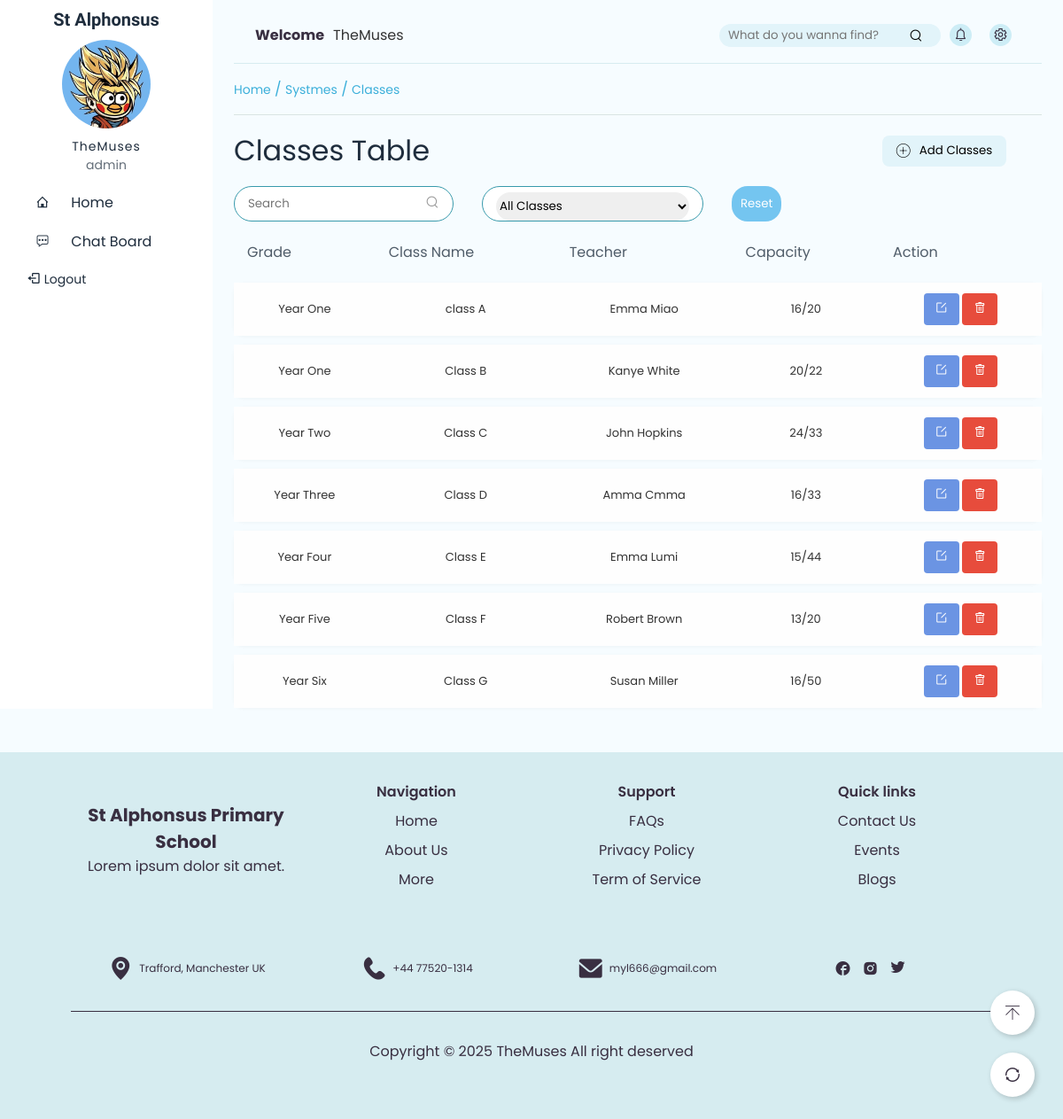
Screenshot of /user/classes.php (signed in) with the database file from the repository.
### tables this page shows
CREATE TABLE `classes` (
  `class_id` int(11) NOT NULL,
  `class_name` varchar(30) NOT NULL,
  `capacity` int(30) NOT NULL,
  `teacher_id` int(11) NOT NULL,
  `Grade` enum('Reception Year','Year One','Year Two','Year Three','Year Four','Year Five','Year Six') NOT NULL
);

### user/common/table.php (the view, shortened to what this page needs)
<?php
function exist($str){
  return isset($str) ? $str : "";
}
require "./common/header.php";
?>
<div class="titles">
    <a href="index.php">Home</a> /
    <a href="#">Systmes</a> /
    <span> <?php echo $title; ?></span>
</div>
<?php
if(($_SESSION['role']==='teacher' && $table_name==='students') ||
   ($_SESSION['role']==='parent' && $table_name==='students') ||
   ($_SESSION['role']==='student' && $table_name==='parents')
){
?>
<div class="students-container">
    <?php
    foreach($rows as $row){
        if(isset($row['kid number']) && $row['kid_number'] <2){
        ?>
        <button id="insert" class="insert-new-kid">
            <i class="iconfont icon-add"></i>
            Bind New Kid
        </button>
        <?php
        }
        ?>
        <div class="student-card" data-id="<?php echo $row[$tableID] ?>" data-tableName="<?php echo $table_name ?>" data-tableID="<?php echo $tableID ?>">
            <div class="top">
                <div class="left">
                    <img src="<?= $_SESSION['role']==='student' ? "../public/img/parent.jpeg" : '../public/img/student.jpg' ?>" alt="profile photo">
                </div>
                <div class="right">
                    <?php
                    foreach($table as $k=>$v){
                    ?>
                    <div class="items">
                        <div class="label"><?php echo $v ?></div>
                        <span><?php
                        if(!empty($row[$k])){
                            if($row[$k]==='Male'){
                                echo "<i class='iconfont icon-male'></i>";
                            }elseif($row[$k]==='Female'){
                                echo "<i class='iconfont icon-female'></i>";
                            }else{
                                echo $row[$k];
                            }
                        }else{
                            echo "None";
                        }
                        ?></span>
                    </div>
                    <?php
                    }
                    ?>
                </div>
            </div>
            <?php if(($_SESSION['role']==='teacher' && $table_name==='students') ||
                     ($_SESSION['role']==='parent' && $table_name==='students') ||
                     ($_SESSION['role']==='student' && $table_name==='parents')
            ){ ?>
            <div class="bottom">
                <?php
                $card_title=$role_card=$guardiant="";
                if($_SESSION['role']==='teacher'){
                    $card_title="Parent Contact Information";
                    $role_card="parent-card";
                    $guardiant='parents';
                }elseif($_SESSION['role']==='parent'){
                    $card_title="Teacher Contact Information";
                    $role_card="teacher-card";
                    $guardiant='teachers';
                }
                ?>
                <p><?= $card_title ?></p>
                <div class="parent-shell">
                    <?php
                    if (!empty($row['parents'])) {
                        foreach($row['parents'] as $parent) {
                            ?>
                            <div class="<?= $role_card ?>">
                                <?php
                                foreach($fields2 as $k=>$v){
                                    ?>
                                    <div class="item">
                                        <div class="parent-label"><?php echo $v ?></div>
                                        <span><?= !empty($parent[$k]) ? $parent[$k] : 'None' ?></span>
                                    </div>
                                    <?php
                                }
                                ?>
                            </div>
                            <?php
                        }
                    } elseif(isset($row['teacher_name'])){
                        foreach($fields2 as $k=>$v){
                            ?>
                            <div class="<?= $role_card ?>">
                                <div class="item">
                                    <div class="parent-label"><?php echo $v ?></div>
                                    <span><?= !empty($row[$k]) ? $row[$k] : 'None' ?></span>
                                </div>
                            </div>
                            <?php
                        }
                    }elseif($_SESSION['role']==='student' && $table_name==='parents'){
                        foreach($fields2 as $k=>$v){
                            ?>
                            <div class="teacher-card">
                                <div class="item">
                                    <div class="parent-label"><?php echo $v ?></div>
                                    <span><?= !empty($row[$k]) ? $row[$k] : 'None' ?></span>
                                </div>
                            </div>
                            <?php
                        }
                    } else {
                        echo "<div class='parent-card none'>This student doesn\'t bind any $guardiant</div>";
                    }
                    ?>
                </div>
            </div>
            <?php } ?>
        </div>
    <?php
    }
    ?>
</div>
<?php
  }
  else{
    ?>
    <div class="table">
      <div class="head">
        <div class="table-title">
            <?php echo $title ." Table"; ?>
        </div>
        <div class="add-new <?php if($_SESSION['role']!='admin' || $table_name==='borrowed_book') echo 'no' ?>">
          <button id="insert">
            <i class="iconfont icon-add "></i>
            Add <?php echo $title; ?>
          </button>
        </div>
      </div>
        <?php
        if($_SESSION['role']==='admin'){
        ?>
        <form action="<?= $table_name!=='borrowed_book' ? $table_name.'.php' : 'library.php' ?>" method="GET" class="search-form">
          <div class="search-box ">
            <input type="text" name="search" placeholder="Search" class="search-input" value="<?= htmlspecialchars($_GET['search'] ?? "") ?>">
            <button type="submit" class="search-btn" id="searchBtn"><i class="iconfont icon-search"></i></button>
          </div>
          <div class="catalogue">
            <select name="catalogue" id="catalogue">
            <option value="none" selected>All <?= $title ?></option>
            </select>
          </div>
          <button class="reset" type="button">Reset</button>
        </form>
        <?php
      } ?>
      <table class="<?= ($table_name==='salaries' && $_SESSION['role']==='admin') ? "salary" : ""  ?>">
          <thead>
              <tr>
              <?php
              if($table_name==='library'){
                $tableShow=$table2;
              }else{
                $tableShow=$table;
              }
                  foreach($tableShow as $k=>$v){
              ?>
                  <th>
                      <?php echo exist($v);  ?>
                  </th>
              <?php
              }
              ?>
              </tr>
          </thead>
          <tbody>
            <?php
            if(!empty($rows)){
            foreach ($rows as $row){
              ?>
              <tr class="rows <?= ($table_name==='salaries' && $_SESSION['role']==='admin') ? $extraClass : "" ?>
                  <?= $table_name==='salaries' && !$teacherFirstRow && $_SESSION['role']==='admin' ? "son" : "" ?>"
                  data-id="<?php echo $row[$tableID] ?>"
                  data-tableName="<?php echo $table_name  ?>"
                  data-tableID="<?php echo $tableID  ?>">
                <?php foreach ($fields as $field){
                  ?>
                  <td><?php
                  if ($field === 'backgroundCheck'|| $field==='if_paid') {
                        echo $row[$field] ? '<i class="iconfont icon-dui"></i>' : '<i class="iconfont icon-cuowutishitianchong"></i>';
                      }elseif($field==='capacity'){
                          $stmt=$conn->prepare("
                          SELECT
                            count(student_id) as `number`
                            from students
                            where class_id=:class_id
                          ");
                          $stmt->execute([":class_id"=>$row[$tableID]]);
                          $number=$stmt->fetch(PDO::FETCH_ASSOC);
                          echo $number['number'].'/'.$row[$field];
                      }elseif($field=='cover'){
                        $defaultCover="../public/img/no-cover.png";
                      ?>
                        <img src="<?= isset($row[$field]) ? $row[$field] : $defaultCover ?>" alt="Book cover">
                        <?php
                      }elseif($field=='book_infor' || $field=='borrow_infor'){
                        echo $row[$field];
                      }
                      elseif(!empty($row[$field])) {
                        echo htmlspecialchars($row[$field]);
                      }
                      else{
                        echo "N/A";
                      }
                      ?></td>
                <?php
              };
                if($_SESSION["role"]==="admin"){
                    $ID=$row[$tableID];
                ?>
                   <td>
                      <button class='btnEdit' data-id="<?= $ID ?>">
                          <i class='iconfont icon-editor'></i>
                      </button>
                      <button class='btnDelete'>
                          <i class='iconfont icon-delete'></i>
                      </button>
                    </td>
                  <?php
                }else{
                  echo '<td>
                  <button class="btnEdit no">
                          <i class="iconfont icon-editor"></i>
                      </button>
                  <button class="fake no"><i class="iconfont icon-delete"></i></button></td>';
                }
                ?>
              </tr>
            <?php }
            }
            ?>
          </tbody>
      </table>
  <?php
  }
  ?>

### public/css/table.form.css (style rules this page uses)
.titles { padding: 1rem 0; border-bottom: 1px solid #d9e4e2; width: 100%; color: #3BAFDA; }
.titles a,.titles>span { font-size: 14px; color: #3BAFDA; }
.titles a { text-decoration: none; }
select,.form-item .input { height: 2rem; border-radius: 20px; border: 1px #61757a5f solid; margin-top: 5px; }
.table .head { width: 100%; margin: 1rem 0; padding-right: 40px; display: flex; justify-content: space-between; align-items: center; }
.table .head .add-new>button { width: 140px; height: 35px; border-radius: 8px; border: none; background-color: rgb(226, 244, 250); }
#insert { display: flex; align-items: center; justify-content: center; }
#insert>i { margin-right: 10px; }
.table-title { font-size: 2rem; color: #1F2D3D; }
.table { width: 100%; display: flex; flex-direction: column; justify-self: center; align-items: center; }
.table table { width: 100%; border-collapse: separate; border-spacing: 0 10px; }
.table thead th { color: #1f2d3dc5; font-weight: normal; padding: 12px 15px; text-align: left; }
.table tbody td { padding: 12px 15px; text-align: center; font-size: 13px; font-weight: 400; }
tbody tr { background-color: #fefefe; box-shadow: 0 1px 4px rgba(0, 0, 0, 0.04); border-radius: 12px; margin: 5px; }
.table .btnDelete,.table .btnEdit { background-color: #E74C3C; color: #fff; border: none; padding: 8px 12px; border-radius: 4px; cursor: pointer; }
.table .btnEdit { background-color: rgb(107, 148, 227); }
.search-form { display: flex; width: 100%; }
.search-box,.catalogue { height: 2.5rem; background-color: #fff; border-radius: 20px; padding: 0 15px; display: flex; align-items: center; margin-right: 2rem; border: rgb(56, 154, 172) .5px solid; }
.search-box>input { border: 0; outline: none; width: 200px; }
.search-box>button,.reset { background-color: transparent; border: 0; cursor: pointer; transition: .3s ease-out; color: #999; }
.reset { background-color: rgb(116, 197, 240); padding: 3px 10px; color: #ffffff; border-radius: 18px; }
.catalogue { width: 250px; }
#catalogue { width: 100%; border: 0; outline: 0; }

### public/css/header&footer.css (style rules this page uses)
* { padding: 0; margin: 0; box-sizing: border-box; font-family: Poppins; }
body { background-color: rgb(246, 252, 255); overflow-x: hidden; }

### rows the page displays
classes: Grade "Year One", class_name "class A", field "Emma Miao", number "16", capacity "20"
classes: Grade "Year One", class_name "Class B", field "Kanye White", number "20", capacity "22"
classes: Grade "Year Two", class_name "Class C", field "John Hopkins", number "24", capacity "33"
classes: Grade "Year Three", class_name "Class D", field "Amma Cmma", number "16", capacity "33"
classes: Grade "Year Four", class_name "Class E", field "Emma Lumi", number "15", capacity "44"
classes: Grade "Year Five", class_name "Class F", field "Robert Brown", number "13", capacity "20"
classes: Grade "Year Six", class_name "Class G", field "Susan Miller", number "16", capacity "50"

### other values shown
$_SESSION['username'] "TheMuses"
$_SESSION['role'] "admin"
$title "Classes"
exist($v) "Grade"
exist($v) "Class Name"
exist($v) "Teacher"
exist($v) "Capacity"
exist($v) "Action"
